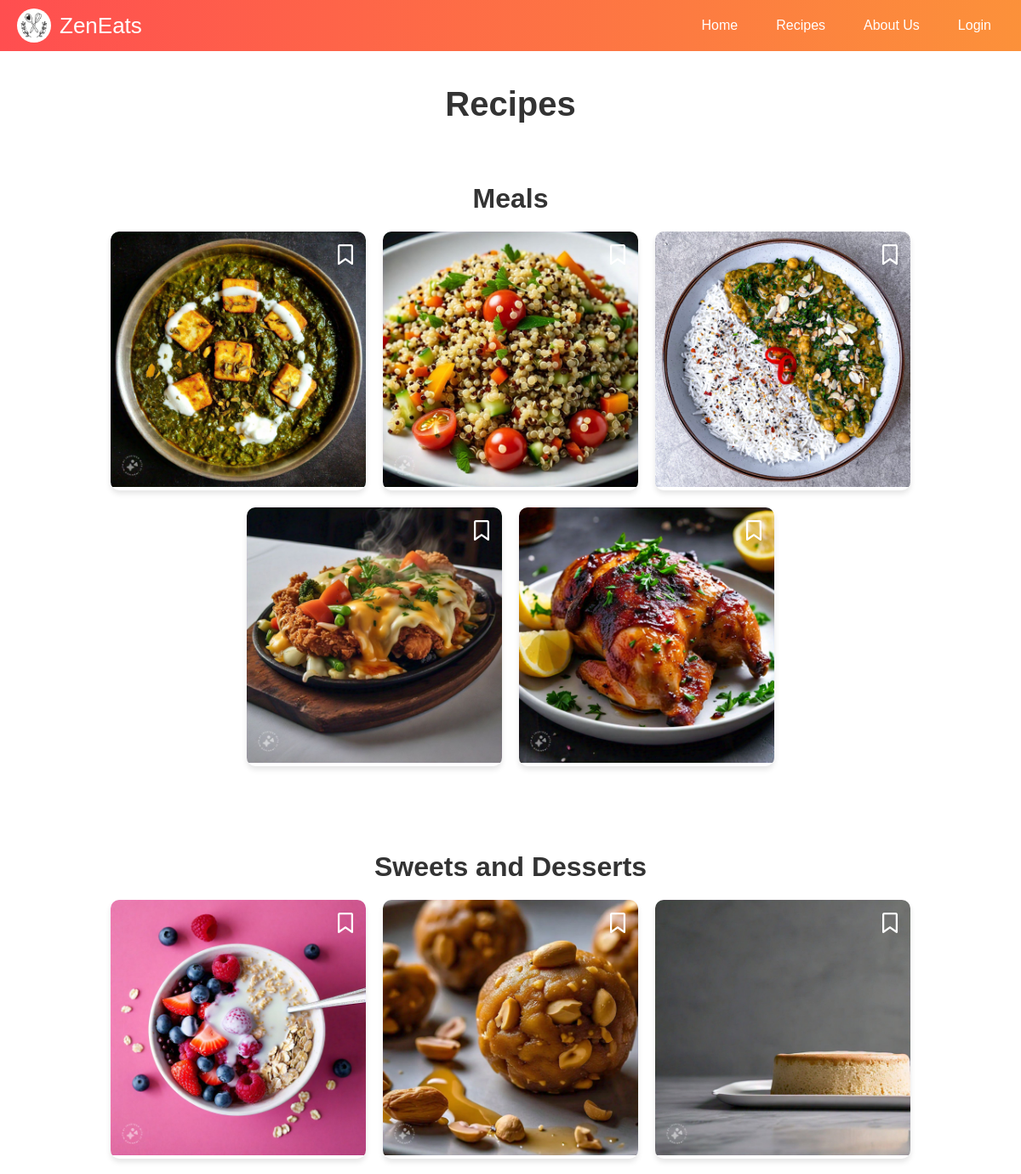
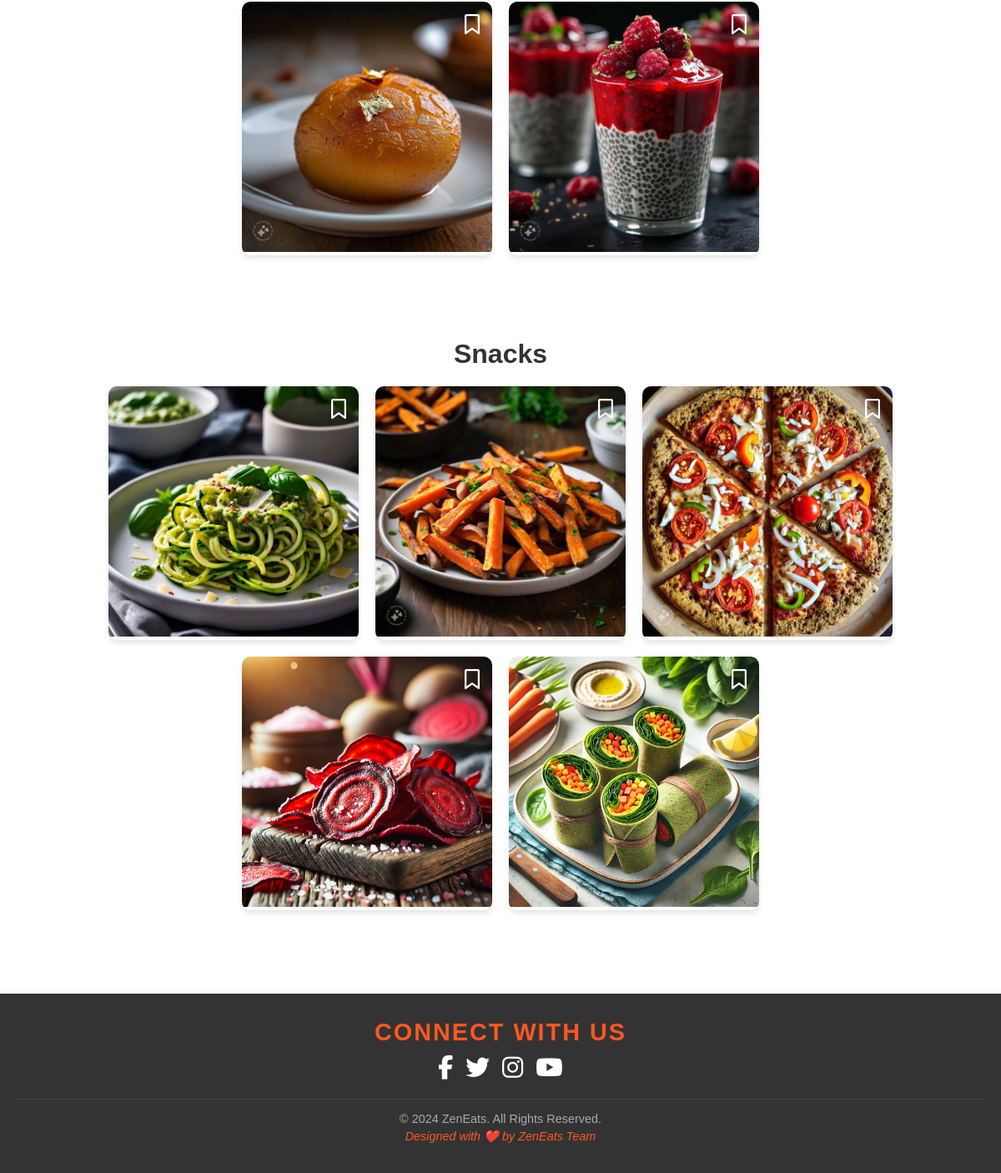
The app's page /recipes/ with its own data (2 pictures, top to bottom).
### myweb/models.py (models this page shows, shortened)
class Category(models.Model):
    MEALS = 'Meals'
    SWEETS_AND_DESSERTS = 'Sweets and Desserts'
    SNACKS = 'Snacks'
    CATEGORY_CHOICES = [
        (MEALS, 'Meals'),
        (SWEETS_AND_DESSERTS, 'Sweets and Desserts'),
        (SNACKS, 'Snacks'),
    ]
    name = models.CharField(
        max_length=20,
        choices=CATEGORY_CHOICES,
        default=MEALS  # default category if no category is selected
    )

class Recipe(models.Model):
    title = models.CharField(max_length=100)
    description = models.TextField()
    image = models.ImageField(upload_to='recipes/')
    slug = models.SlugField(unique=True, null=True, blank=True)
    category = models.ForeignKey('Category',on_delete=models.CASCADE, related_name='recipes') # Add ForeignKey or ManyToManyField
    created_at = models.DateTimeField(auto_now_add=True)

### myweb/views.py (the view)
# urls.py: path("recipes/", views.recipes, name="recipes"),  # Recipes page
def recipes(request):
    categories = Category.objects.prefetch_related('recipes').all()
    recipes = Recipe.objects.all()
    user_bookmarks = Bookmark.objects.filter(user=request.user) if request.user.is_authenticated else []
    bookmarked_recipe_ids = [bookmark.recipe.id for bookmark in user_bookmarks]
    return render(request, 'recipes/recipes.html', {
        'recipes': recipes,
        'categories': categories,
        'bookmarked_recipe_ids': bookmarked_recipe_ids,
    })

### templates/recipes/recipes.html (shortened to what this page needs)
{% load static %}
<!DOCTYPE html>
<html lang="en">
<head>
    <link rel="stylesheet" href="https://cdnjs.cloudflare.com/ajax/libs/font-awesome/6.5.0/css/all.min.css">
    <link rel="stylesheet" href="{% static 'css/style.css' %}">
</head>
<body>
<header class="header">
    <nav class="navbar">
        <a class="navbar-brand" href="home.html">
            <img src="{% static 'images/logo.jpg' %}" class="custom-logo" alt="ZenEats Logo"> <span>ZenEats</span>
        </a>
        <div class="nav-menu">
            <a href="{% url 'home' %}" class="nav-item">Home</a>
        <a href="{% url 'recipes' %}" class="nav-item">Recipes</a>
        <a href="{% url 'aboutus' %}" class="nav-item">About Us</a>
        {% if user.is_authenticated %}
        <a href="{% url 'bookmarked_recipes' %}" class="nav-item">Bookmarked Recipes</a>
        <a href="{% url 'logout' %}" class="nav-item">Sign Out</a>
        {% else %}
        <a href="{% url 'login' %}" class="nav-item">Login</a>
        {% endif %}
        </div>
    </nav>
</header>
    <div class="container">
        <h1 class="page-title">Recipes</h1>
        <div class="categories">
            {% for category in categories %}
            <div class="category-section">
                <h2 class="category-title">{{ category.name }}</h2>
                <div class="recipes">
                    {% for recipe in category.recipes.all %}
                    <div class="recipe-card" id="recipe-{{ recipe.id }}">
                        <a href="{% url 'static_recipe_detail' slug=recipe.slug %}" class="recipe-link">
                            <img src="{{ recipe.image.url }}" alt="{{ recipe.title }}">
                        </a>
                        <button class="bookmark-btn" data-recipe-id="{{ recipe.id }}">
                            <i class="{% if recipe.id in bookmarked_recipe_ids %}fas{% else %}far{% endif %} fa-bookmark bookmark-icon" id="bookmark-icon-{{ recipe.id }}"></i>
                        </button>
                    </div>
                    {% endfor %}
                </div>
            </div>
            {% endfor %}
        </div>
    </div>
   <footer class="footer">
    <div class="footer-right">
        <h2>Connect with Us</h2>
        <div class="social-icons">
            <a href="https://www.facebook.com/" target="_blank"><i class="fab fa-facebook-f"></i></a>
            <a href="https://x.com/" target="_blank"><i class="fab fa-twitter"></i></a>
            <a href="https://www.instagram.com/" target="_blank"><i class="fab fa-instagram"></i></a>
            <a href="https://www.youtube.com/" target="_blank"><i class="fab fa-youtube"></i></a>
        </div>
    </div>
    <div class="footer-bottom">
        <p>&copy; 2024 ZenEats. All Rights Reserved.</p>
        <p>Designed with ❤️ by ZenEats Team</p>
    </div>
    </footer>
</body>
</html>

### static/css/style.css (style rules this page uses)
* { font-family: Arial, sans-serif; margin: 0; padding: 0; }
.header { background: linear-gradient(90deg, #FF4E50, #FC913A); padding: 10px 20px; }
.navbar { display: flex; justify-content: space-between; align-items: center; }
.navbar-brand { display: flex; align-items: center; text-decoration: none; font-size: 26px; color: white; }
.navbar-brand img { width: 40px; height: 40px; border-radius: 50%; margin-right: 10px; }
.nav-menu { display: flex; gap: 15px; }
a.nav-item { text-decoration: none; color: white; font-size: 16px; padding: 8px 15px; border-radius: 20px; transition: background-color 0.3s; }
.container { max-width: 1200px; margin: 0 auto; padding: 20px; text-align: center; }
.page-title { font-size: 2.5rem; font-weight: bold; margin-top: 20px; margin-bottom: 30px; color: #333; text-align: center; }
.recipes { display: flex; flex-wrap: wrap; justify-content: center; gap: 20px; align-items: center; }
.recipe-card { width: 300px; background: #fff; border-radius: 10px; overflow: hidden; box-shadow: 0 4px 6px rgba(0, 0, 0, 0.1); position: relative; transition: transform 0.3s ease, box-shadow 0.3s ease; }
.recipe-card img { width: 100%; height: auto; border-radius: 8px 8px 0 0; object-fit: cover; }
.bookmark-btn { background: none; border: none; cursor: pointer; outline: none; position: absolute; top: 10px; right: 10px; z-index: 3; padding: 5px; transition: transform 0.2s ease; }
.bookmark-icon { font-size: 24px; color: rgb(255, 255, 255); transition: color 0.3s ease, transform 0.2s ease; }
.category-section { margin: 40px 0; text-align: left; }
.category-title { font-size: 2rem; font-weight: bold; color: #333; margin-bottom: 20px; text-align: center; }
.categories { display: flex; flex-wrap: wrap; justify-content: flex-start; gap: 20px; }
.footer { background-color: #333; color: #fff; text-align: center; padding: 30px 20px; margin-top: 40px; font-family: 'Arial', sans-serif; position: relative; overflow: hidden; }
.footer-right { margin-bottom: 20px; }
.footer-right h2 { font-size: 1.8em; margin-bottom: 10px; color: #ff5722; text-transform: uppercase; letter-spacing: 2px; }
.social-icons { display: flex; justify-content: center; gap: 15px; margin-top: 10px; }
.social-icons a { font-size: 1.8em; color: #fff; text-decoration: none; transition: transform 0.3s ease, color 0.3s ease; }
.footer-bottom { font-size: 0.9em; color: #aaa; border-top: 1px solid #444; padding-top: 10px; margin-top: 20px; }
.footer-bottom p { margin: 5px 0; }
.footer-bottom p:last-child { font-style: italic; color: #ff5722; }

### records on screen
Category: name "Meals"
Recipe: image (picture)
Recipe: image (picture)
Recipe: image (picture)
Recipe: image (picture)
Recipe: image (picture)
Category: name "Sweets and Desserts"
Recipe: image (picture)
Recipe: image (picture)
Recipe: image (picture)
Recipe: image (picture)
Recipe: image (picture)
Category: name "Snacks"
Recipe: image (picture)
Recipe: image (picture)
Recipe: image (picture)
Recipe: image (picture)
Recipe: image (picture)
